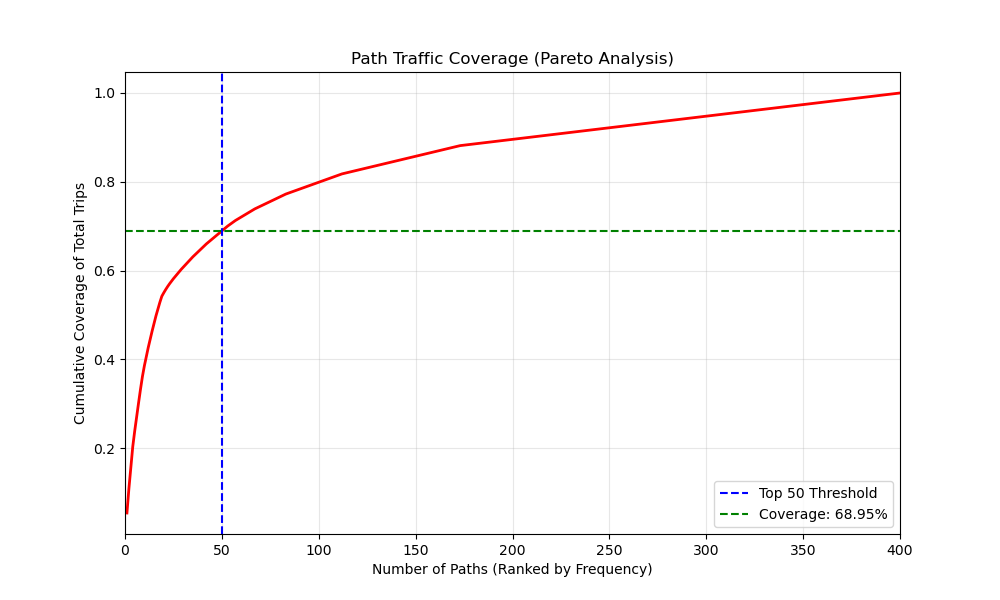

This chart was generated by the following Python code:
import pandas as pd
import numpy as np
import torch
import os
import glob
import matplotlib.pyplot as plt

def analyze_traffic_coverage():
    # --- 配置 ---
    input_dir = "path_data"
    data_path = "model_inputs/st_batch_data.pt"
    
    # 1. 加载所有原始路径数据（用于计算总基数）
    path_files = glob.glob(os.path.join(input_dir, "*_paths.parquet"))
    if not path_files:
        print("❌ 找不到原始路径文件，请确认 step4 已运行。")
        return
    
    df_list = [pd.read_parquet(f) for f in path_files]
    df_all = pd.concat(df_list)
    df_all['path_tuple'] = df_all['edge_id'].apply(tuple)
    
    total_trips = len(df_all)
    unique_paths_count = df_all['path_tuple'].nunique()
    
    print(f"📊 --- 原始数据统计 ---")
    print(f"总行程数 (Total Trips): {total_trips}")
    print(f"唯一路径总数 (Unique Paths): {unique_paths_count}")

    # 2. 计算覆盖率曲线 (Accumulated Coverage)
    # 按频率排序所有路径
    path_counts = df_all['path_tuple'].value_counts()
    path_counts_norm = path_counts / total_trips
    cumulative_coverage = path_counts_norm.cumsum().values

    # 3. 获取当前 step5 选择的 Top 50 覆盖情况
    top_50_coverage = cumulative_coverage[49] if len(cumulative_coverage) >= 50 else cumulative_coverage[-1]
    
    print(f"\n🎯 --- 覆盖率分析 ---")
    print(f"Top 10  路径覆盖率: {cumulative_coverage[9]*100:.2f}%")
    print(f"Top 50  路径覆盖率: {top_50_coverage*100:.2f}%")
    print(f"Top 100 路径覆盖率: {cumulative_coverage[99]*100:.2f}%" if len(cumulative_coverage) >= 100 else "")

    # 4. 可视化：帕累托曲线 (Pareto Curve)
    plt.figure(figsize=(10, 6))
    plt.plot(range(1, len(cumulative_coverage) + 1), cumulative_coverage, color='red', linewidth=2)
    plt.axvline(x=50, color='blue', linestyle='--', label='Top 50 Threshold')
    plt.axhline(y=top_50_coverage, color='green', linestyle='--', label=f'Coverage: {top_50_coverage:.2%}')
    
    plt.title("Path Traffic Coverage (Pareto Analysis)")
    plt.xlabel("Number of Paths (Ranked by Frequency)")
    plt.ylabel("Cumulative Coverage of Total Trips")
    plt.legend()
    plt.grid(True, alpha=0.3)
    
    # 只显示前 500 条路径的曲线，因为长尾太长了
    plt.xlim(0, min(500, unique_paths_count))
    plt.show()

    # 5. 结论建议
    if top_50_coverage < 0.5:
        print("\n💡 建议：当前 Top 50 覆盖率较低（不足 50%），说明交通流非常分散。")
        print("   你可以考虑：1. 增加 Top-K 数量；2. 检查 step4 提取逻辑是否产生了太多细碎的路径。")
    else:
        print("\n💡 结论：Top 50 路径覆盖了大部分交通流，模型具有良好的代表性。")

if __name__ == "__main__":
    analyze_traffic_coverage()
